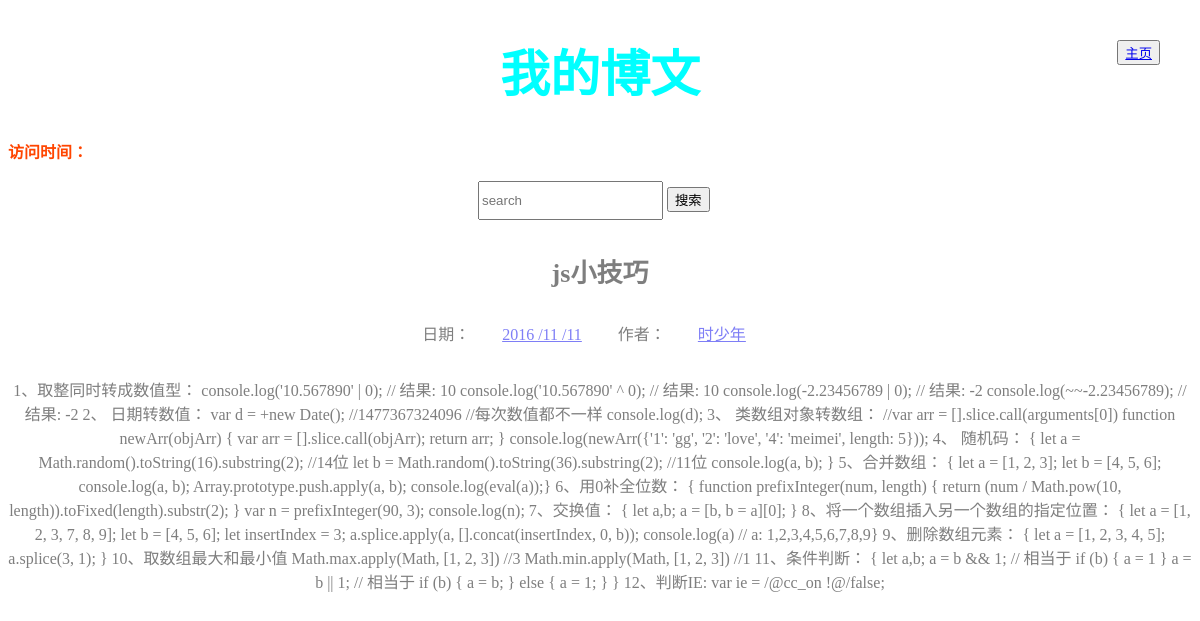
Page /2/ on the committed database.
### app/models.py (models this page shows)
class Article(models.Model):
    title = models.CharField(max_length=100)  # 标题
    category = models.CharField(max_length=50, blank=True)  # 标签
    date_time = models.DateTimeField(auto_now_add=True)  # 日期
    content = models.TextField(blank=True, null=True)  # 正文

### app/views.py (the view)
# urls.py: url(r'^(?P<id>\d+)/$', views.detail, name='detail'),
def detail(request, id):
    try:
        post = Article.objects.get(id=str(id))
        date_time = datetime.now()
        return render(request, "post.html", locals())
    except Article.DoesNotExist:
        raise Http404

### app/templates/post.html
{% extends "test.html" %}
{% block content %}
    <div class="posts">
        <section class="post">
            <header class="post-header">
                <h2 class="post-title">{{ post.title }}</h2>
                <p class="post-meta">
                    日期：<a class="post-author" href="#">{{ date_time|date:'Y /m /d' }}</a>
                    作者：<a class="post-category post-category-js" href="#">{{ post.category }}</a>
                </p>
            </header>
            <div class="post-description">
                <p>
                    {{ post.content }}
                </p>
            </div>
        </section>
    </div>
{% endblock %}

### app/templates/test.html (style rules this page uses)
.post { background: #fff; opacity: .5; text-align: center; margin: 2em 0; }
.post-title { font-size: 26px; font-weight: bold; margin: 10px 0px; }
.post-meta { padding: 1em 0; }
.post-meta a { padding: 0 2em; }

### rows in the picture
Article: title "js小技巧", category "时少年", content "1、取整同时转成数值型： console.log('10.567890' | 0); // 结果: 10 console.log('10.567890' ^ 0); // 结果: 10 console.log(-2.23456789 | 0); // 结果: -2 console.log(~~-2.23456789); // 结果: -2 2、 日期转数值： var d = +new Date(); //1477367324096 //每次数值都不一样 console.log(d); 3、 类数组对象转数组： //var arr = [].slice.call(arguments[0]) function newArr(objArr) { var arr = [].slice.call(objArr); return arr; } console.log(newArr({'1': 'gg', '2': 'love', '4': 'meimei', length: 5})); 4、 随机码： { let a = Math.random().toString(16).substring(2); //14位 let b = Math.random().toString(36).substring(2); //11位 console.log(a, b); } 5、合并数组： { let a = [1, 2, 3]; let b = [4, 5, 6]; console.log(a, b); Array.prototype.push.apply(a, b);…"
